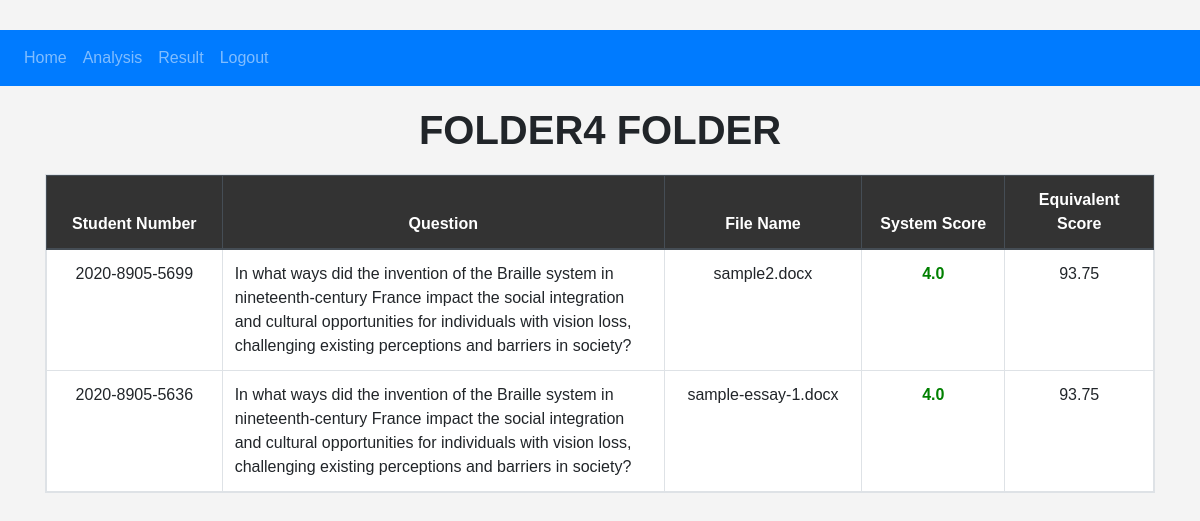
The page /result-folder/2 (signed in) on the database its author committed.
### website/models.py (models this page shows)
class Folder(db.Model):
    id = db.Column(db.Integer, primary_key=True)
    name = db.Column(db.String(255), nullable=False)
    user_id = db.Column(db.Integer, db.ForeignKey('user.id'))
    files = db.relationship('File', backref='folder', lazy=True)

class File(db.Model):
    id = db.Column(db.Integer, primary_key=True)
    question = db.Column(db.String)
    student_number = db.Column(db.String(20))
    name = db.Column(db.String(100))
    system_score = db.Column(db.Float)
    criteria_results = db.Column(JSON)
    folder_id = db.Column(db.Integer, db.ForeignKey('folder.id'), nullable=False)
    folder_rel = db.relationship('Folder', backref=db.backref('files_rel', lazy=True, cascade='all, delete-orphan'))

### website/views.py (the view)
@views.route('/result-folder/<int:folder_id>', methods=["GET"])
@login_required
def resultFolder(folder_id):
    folder = Folder.query.filter_by(id=folder_id).first()
    files = File.query.order_by(File.system_score.desc()).filter_by(folder_id=folder_id).all()
    for file in files:
        equivalent_score =  float(75.0 + (file.system_score - 1.0) * (25.0 / 4.0))
        file.equivalent_score = equivalent_score
    return render_template('result-folder.html' ,user=current_user, files=files, folder=folder)

### website/__init__.py (called while the page is built)
def create_app():
    app = Flask(__name__)
    app.config['SECRET_KEY'] = 'hjshjhdjah kjshkjdhjs'
    app.config['SQLALCHEMY_DATABASE_URI'] = f'sqlite:///{DB_NAME}'
    db.init_app(app)
    migrate.init_app(app, db)
    from .views import views
    from .auth import auth
    app.register_blueprint(views, url_prefix='/')
    app.register_blueprint(auth, url_prefix='/')
    from .models import User, Folder
    with app.app_context():
        db.create_all()
    login_manager = LoginManager()
    login_manager.login_view = 'auth.login'
    login_manager.init_app(app)
    @login_manager.user_loader
    def load_user(id):
        return User.query.get(int(id))
    return app

### website/templates/result-folder.html (shortened to what this page needs)
{% extends "base.html" %}
{% block content %}
<body class="body-result">
    <main>
        <h1 style="margin-top: 20px; margin-bottom: 20px; text-align: center;"><strong>{{ folder.name|upper }} FOLDER</strong></h1>
        <table class="table table-striped table-bordered table-hover table-responsive">
            <thead class="thead-dark">
                <tr>
                    <th style="background-color: #333; width: 200px; text-align: center;">Student Number</th>
                    <th style="background-color: #333; width: 530px; text-align: center;">Question</th>
                    <th style="background-color: #333; width: 217px; text-align: center;">File Name</th>
                    <th style="background-color: #333; width: 160px; text-align: center;">System Score</th>
                    <th style="background-color: #333; width: 160px; text-align: center;">Equivalent Score</th>
                </tr>
            </thead>
            <tbody>
                {% for file in files %}
                <tr>
                    <td style="background-color: white;width: 200px; text-align: center;">{{file.student_number}}</td>
                    <td style="background-color: white;">{{file.question}}</td>
                    <td style="background-color: white; text-align: center;">{{file.name}}</td>
                    <td style="background-color: white; width: 160px; color: {% if file.system_score >= 3.0 %}green{% else %}red{% endif %}; text-align: center;"><strong>{{file.system_score}}</strong></td>
                    <td style="background-color: white; width: 160px; text-align: center;">{{ file.equivalent_score }}</td>
                </tr>
                {% endfor %}
            </tbody>
        </table>
    </main>
</body>
{% endblock %}

### website/templates/base.html (shortened to what this page needs)
<!DOCTYPE html>
<html>
  <head>
    <link rel="stylesheet" href="{{url_for('static', filename = 'style.css') }}">
    <link
      rel="stylesheet"
      href="https://stackpath.bootstrapcdn.com/bootstrap/4.4.1/css/bootstrap.min.css"
    />
    <link
      rel="stylesheet"
      href="https://stackpath.bootstrapcdn.com/font-awesome/4.7.0/css/font-awesome.min.css"
    />
    <link href="https://cdn.rawgit.com/harvesthq/chosen/gh-pages/chosen.min.css" rel="stylesheet"/>
  </head>
  <body>
    <nav class="navbar navbar-expand-lg navbar-dark bg-primary">
      <div class="collapse navbar-collapse" id="navbar">
            <div class="navbar-nav">
                 {% if user.is_authenticated %}
                  <a class="nav-item nav-link" id="home" href="/">Home</a>
                  <a class="nav-item nav-link" id="result" href="/analysis">Analysis</a>
                  <a class="nav-item nav-link" id="result" href="/result">Result</a>
                  <a class="nav-item nav-link" id="logout" href="/logout" onclick="confirmLogout(event)">Logout</a>
                {% endif %}
            </div>
        </div>
    </nav>
    <div class="container">{% block content %} {% endblock %}</div>
<link rel="stylesheet" href="https://stackpath.bootstrapcdn.com/bootstrap/4.5.2/css/bootstrap.min.css">
  <link rel="stylesheet" href="https://cdnjs.cloudflare.com/ajax/libs/bootstrap-select/1.13.1/css/bootstrap-select.min.css">
  </body>
</html>

### website/static/style.css (style rules this page uses)
body { background: #007bff; ; background: -webkit-linear-gradient(to right, #007bff, #007bff); background: linear-gradient(to right, #007bff,#007bff); }
.body-result { background: white; }
.body-result { font-family: 'Times New Roman', Times, serif; margin-top: 30px; margin-bottom: 30px; }
.body-result { font-family: Arial, sans-serif; background-color: #f4f4f4; }

### rows shown on the page
Folder: name "FOLDER4"
File: student_number "2020-8905-5699", question "In what ways did the invention of the Braille system in nineteenth-century France impact the social integration and cultural opportunities for individuals with vision loss, challenging existing perceptions and barriers in society?", name "sample2.docx", system_score "4.0", equivalent_score "93.75"
File: student_number "2020-8905-5636", question "In what ways did the invention of the Braille system in nineteenth-century France impact the social integration and cultural opportunities for individuals with vision loss, challenging existing perceptions and barriers in society?", name "sample-essay-1.docx", system_score "4.0", equivalent_score "93.75"
